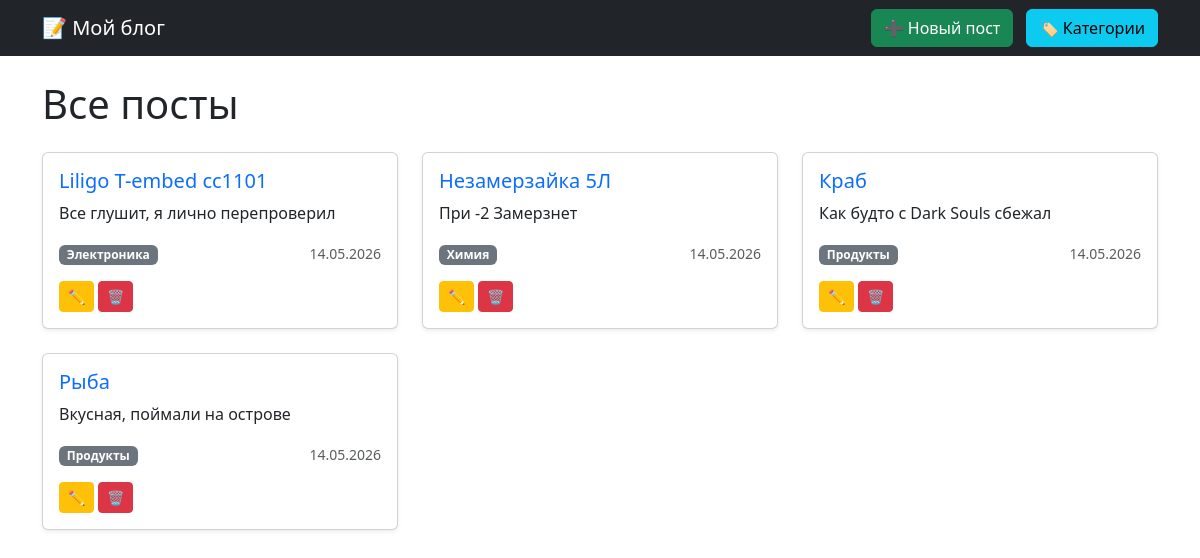
The page / on the database its author committed.
### main/models.py (models this page shows, shortened)
class Post(models.Model):
    title = models.CharField(max_length=100)
    content = models.TextField()
    created_at = models.DateTimeField(auto_now_add=True)
    category = models.ForeignKey(Category, on_delete=models.CASCADE, null=True, blank=True)

class Category(models.Model):
    name = models.CharField(max_length=100)

### main/views.py (the view)
# urls.py: path('', views.PostListView.as_view(), name='post_list'),
class PostListView(ListView):
    model = Post
    template_name = 'main/post_list.html'
    context_object_name = 'posts'
    ordering = ['-created_at']  # сначала новые

### main/templates/main/post_list.html (shortened to what this page needs)
<!DOCTYPE html>
<html lang="ru">
<head>
    <link href="https://cdn.jsdelivr.net/npm/bootstrap@5.3.0/dist/css/bootstrap.min.css" rel="stylesheet">
</head>
<body>
    <nav class="navbar navbar-expand-lg navbar-dark bg-dark">
        <div class="container">
            <a class="navbar-brand" href="{% url 'post_list' %}">📝 Мой блог</a>
            <div class="ms-auto">
                <a href="{% url 'post_create' %}" class="btn btn-success me-2">➕ Новый пост</a>
                <a href="{% url 'category_list' %}" class="btn btn-info">🏷️ Категории</a>
            </div>
        </div>
    </nav>
    <div class="container mt-4">
        <div class="row">
            <div class="col-12">
                <h1 class="mb-4">Все посты</h1>
            </div>
        </div>
        <div class="row">
            {% for post in posts %}
            <div class="col-md-4">
                <div class="card mb-4 shadow-sm">
                    <div class="card-body">
                        <h5 class="card-title">
                            <a href="{% url 'post_detail' post.pk %}" class="text-decoration-none">{{ post.title }}</a>
                        </h5>
                        <p class="card-text">{{ post.content|truncatewords:20 }}</p>
                        <div class="d-flex justify-content-between align-items-center">
                            <div>
                                {% if post.category %}
                                <span class="badge bg-secondary">{{ post.category.name }}</span>
                                {% endif %}
                            </div>
                            <small class="text-muted">{{ post.created_at|date:"d.m.Y" }}</small>
                        </div>
                        <div class="mt-3">
                            <a href="{% url 'post_update' post.pk %}" class="btn btn-sm btn-warning">✏️</a>
                            <a href="{% url 'post_delete' post.pk %}" class="btn btn-sm btn-danger">🗑️</a>
                        </div>
                    </div>
                </div>
            </div>
            {% empty %}
            <div class="col-12">
                <div class="alert alert-info">
                    Постов пока нет. <a href="{% url 'post_create' %}">Создайте первый пост!</a>
                </div>
            </div>
            {% endfor %}
        </div>
    </div>
</body>
</html>

### rows shown on the page
Post: title "Liligo T-embed cc1101", content "Все глушит, я лично перепроверил", category.name "Электроника", created_at "14.05.2026"
Post: title "Незамерзайка 5Л", content "При -2 Замерзнет", category.name "Химия", created_at "14.05.2026"
Post: title "Краб", content "Как будто с Dark Souls сбежал", category.name "Продукты", created_at "14.05.2026"
Post: title "Рыба", content "Вкусная, поймали на острове", category.name "Продукты", created_at "14.05.2026"
